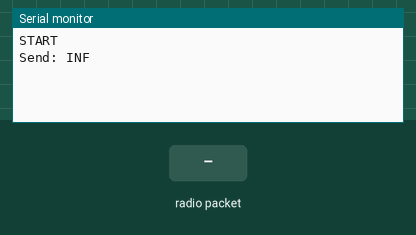
Recording of a sketch running on a simulated Arduino Uno, built with avr-gcc and run on an emulated ATmega328P. On the bench: the last lines printed to the serial monitor. The test bench sets the inputs (shaded band). No radio packets arrive unless stated.

Above: at 1.3 s.
1.4 s: radio packet "1" arrives
At 2.3 s:
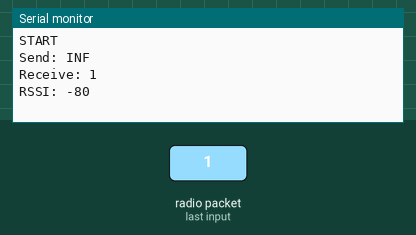
At 5.7 s:
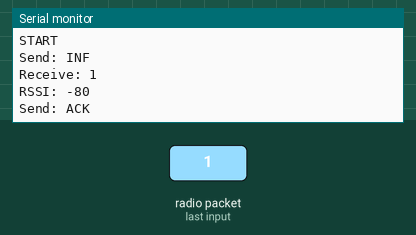

The sketch:

rpsreal_lora_server.ino
```cpp
// (licence header left out)
#include <SPI.h>
#include <RH_RF95.h>

#define RFM95_CS 5
#define RFM95_RST 14
#define RFM95_INT 2

// Blinky on receipt
#define LED 13
// Change to 434.0 or other frequency, must match RX's freq!
#define RF95_FREQ 434.0

// Singleton instance of the radio driver
RH_RF95 rf95(RFM95_CS, RFM95_INT);

void setup()
{
  pinMode(RFM95_RST, OUTPUT);
  digitalWrite(RFM95_RST, HIGH);

  while (!Serial);
  Serial.begin(115200);
  delay(100);

  // manual reset
  digitalWrite(RFM95_RST, LOW);
  delay(10);
  digitalWrite(RFM95_RST, HIGH);
  delay(10);

  while (!rf95.init()) {
    Serial.println("LoRa radio init failed");
    while(1);
  }

  // Defaults after init are 434.0MHz, modulation GFSK_Rb250Fd250, +13dbM
  if (!rf95.setFrequency(RF95_FREQ)) {
    Serial.println("setFrequency failed");
    while (1);
  }

  // The default transmitter power is 13dBm, using PA_BOOST.
  // If you are using RFM95/96/97/98 modules which uses the PA_BOOST transmitter pin, then
  // you can set transmitter powers from 5 to 23 dBm:


  // Slow+long range. Bw = 125 kHz, Cr = 4/8, Sf = 4096chips/symbol, CRC on.
  //rf95.setModemConfig(RH_RF95::Bw125Cr48Sf4096);

  // Defaults medium Range after init are 434.0MHz, Bw = 125 kHz, Cr = 4/5, Sf = 128chips/symbol, CRC on

  rf95.setTxPower(18);


  Serial.println("START");
}

int8_t send_ack=0; // flag var

void loop()
{

  while (send_ack==0){
    digitalWrite(LED, HIGH);
    Serial.println("Send: INF");
    char radiopacket[4] = "INF";
    rf95.send((uint8_t *)radiopacket, 4);
    delay(10);
    rf95.waitPacketSent();

    uint8_t buf[RH_RF95_MAX_MESSAGE_LEN];
    uint8_t len = sizeof(buf);
    if (rf95.waitAvailableTimeout(20000)){
      if (rf95.recv(buf, &len)){
         Serial.print("Receive: ");
         Serial.println((char*)buf);
         send_ack=1;
         Serial.print("RSSI: ");
         Serial.println(rf95.lastRssi(), DEC);
         delay(2000);
      }else{
         Serial.println("Receive failed");
      }
    }else{
         Serial.println("Send INF again");
    }
   }

  if(send_ack==1){ //Send: ACK
    delay(1000);
    Serial.println("Send: ACK");
    char radiopacket[4] = "ACK";
    rf95.send((uint8_t *)radiopacket,4);
    delay(10);
    rf95.waitPacketSent();
    send_ack=0;
  }
  digitalWrite(LED, LOW);
  delay(10000);
}
```

Measured:
- after the input at 1.4 s, the serial monitor: prints a new line at once (image 1)
